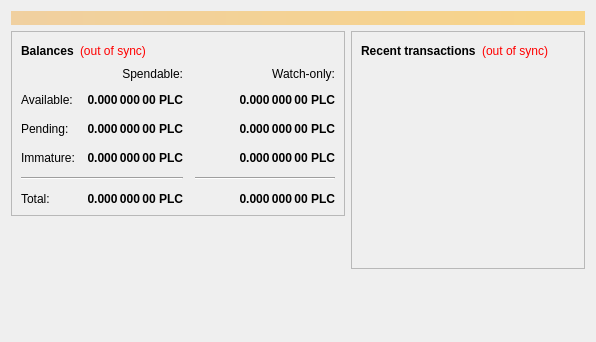
<?xml version="1.0" encoding="UTF-8"?>
<ui version="4.0">
 <class>OverviewPage</class>
 <widget class="QWidget" name="OverviewPage">
  <property name="geometry">
   <rect>
    <x>0</x>
    <y>0</y>
    <width>596</width>
    <height>342</height>
   </rect>
  </property>
  <property name="windowTitle">
   <string>Form</string>
  </property>
  <layout class="QVBoxLayout" name="topLayout">
   <item>
    <widget class="QLabel" name="labelAlerts">
     <property name="visible">
      <bool>false</bool>
     </property>
     <property name="styleSheet">
      <string notr="true">background-color: qlineargradient(x1: 0, y1: 0, x2: 1, y2: 0, stop:0 #F0D0A0, stop:1 #F8D488); color:#000000;</string>
     </property>
     <property name="wordWrap">
      <bool>true</bool>
     </property>
     <property name="margin">
      <number>3</number>
     </property>
    </widget>
   </item>
   <item>
    <layout class="QHBoxLayout" name="horizontalLayout" stretch="1,1">
     <item>
      <layout class="QVBoxLayout" name="verticalLayout_2">
       <item>
        <widget class="QFrame" name="frame">
         <property name="frameShape">
          <enum>QFrame::StyledPanel</enum>
         </property>
         <property name="frameShadow">
          <enum>QFrame::Raised</enum>
         </property>
         <layout class="QVBoxLayout" name="verticalLayout_4">
          <item>
           <layout class="QHBoxLayout" name="horizontalLayout_4">
            <item>
             <widget class="QLabel" name="label_5">
              <property name="font">
               <font>
                <weight>75</weight>
                <bold>true</bold>
               </font>
              </property>
              <property name="text">
               <string>Balances</string>
              </property>
             </widget>
            </item>
            <item>
             <widget class="QLabel" name="labelWalletStatus">
              <property name="cursor">
               <cursorShape>WhatsThisCursor</cursorShape>
              </property>
              <property name="toolTip">
               <string>The displayed information may be out of date. Your wallet automatically synchronizes with the Polcoin network after a connection is established, but this process has not completed yet.</string>
              </property>
              <property name="styleSheet">
               <string notr="true">QLabel { color: red; }</string>
              </property>
              <property name="text">
               <string notr="true">(out of sync)</string>
              </property>
              <property name="alignment">
               <set>Qt::AlignLeading|Qt::AlignLeft|Qt::AlignVCenter</set>
              </property>
             </widget>
            </item>
            <item>
             <spacer name="horizontalSpacer_3">
              <property name="orientation">
               <enum>Qt::Horizontal</enum>
              </property>
              <property name="sizeHint" stdset="0">
               <size>
                <width>40</width>
                <height>20</height>
               </size>
              </property>
             </spacer>
            </item>
           </layout>
          </item>
          <item>
           <layout class="QGridLayout" name="gridLayout">
            <property name="spacing">
             <number>12</number>
            </property>
            <item row="2" column="2">
             <widget class="QLabel" name="labelWatchPending">
              <property name="font">
               <font>
                <weight>75</weight>
                <bold>true</bold>
               </font>
              </property>
              <property name="cursor">
               <cursorShape>IBeamCursor</cursorShape>
              </property>
              <property name="toolTip">
               <string>Unconfirmed transactions to watch-only addresses</string>
              </property>
              <property name="text">
               <string notr="true">0.000 000 00 PLC</string>
              </property>
              <property name="alignment">
               <set>Qt::AlignRight|Qt::AlignTrailing|Qt::AlignVCenter</set>
              </property>
              <property name="textInteractionFlags">
               <set>Qt::LinksAccessibleByMouse|Qt::TextSelectableByKeyboard|Qt::TextSelectableByMouse</set>
              </property>
             </widget>
            </item>
            <item row="2" column="1">
             <widget class="QLabel" name="labelUnconfirmed">
              <property name="font">
               <font>
                <weight>75</weight>
                <bold>true</bold>
               </font>
              </property>
              <property name="cursor">
               <cursorShape>IBeamCursor</cursorShape>
              </property>
              <property name="toolTip">
               <string>Total of transactions that have yet to be confirmed, and do not yet count toward the spendable balance</string>
              </property>
              <property name="text">
               <string notr="true">0.000 000 00 PLC</string>
              </property>
              <property name="alignment">
               <set>Qt::AlignRight|Qt::AlignTrailing|Qt::AlignVCenter</set>
              </property>
              <property name="textInteractionFlags">
               <set>Qt::LinksAccessibleByMouse|Qt::TextSelectableByKeyboard|Qt::TextSelectableByMouse</set>
              </property>
             </widget>
            </item>
            <item row="3" column="2">
             <widget class="QLabel" name="labelWatchImmature">
              <property name="font">
               <font>
                <weight>75</weight>
                <bold>true</bold>
               </font>
              </property>
              <property name="cursor">
               <cursorShape>IBeamCursor</cursorShape>
              </property>
              <property name="toolTip">
               <string>Mined balance in watch-only addresses that has not yet matured</string>
              </property>
              <property name="text">
               <string notr="true">0.000 000 00 PLC</string>
              </property>
              <property name="alignment">
               <set>Qt::AlignRight|Qt::AlignTrailing|Qt::AlignVCenter</set>
              </property>
              <property name="textInteractionFlags">
               <set>Qt::LinksAccessibleByMouse|Qt::TextSelectableByKeyboard|Qt::TextSelectableByMouse</set>
              </property>
             </widget>
            </item>
            <item row="4" column="0" colspan="2">
             <widget class="Line" name="line">
              <property name="orientation">
               <enum>Qt::Horizontal</enum>
              </property>
             </widget>
            </item>
            <item row="4" column="2">
             <widget class="Line" name="lineWatchBalance">
              <property name="sizePolicy">
               <sizepolicy hsizetype="Preferred" vsizetype="Fixed">
                <horstretch>0</horstretch>
                <verstretch>0</verstretch>
               </sizepolicy>
              </property>
              <property name="minimumSize">
               <size>
                <width>140</width>
                <height>0</height>
               </size>
              </property>
              <property name="orientation">
               <enum>Qt::Horizontal</enum>
              </property>
             </widget>
            </item>
            <item row="5" column="0">
             <widget class="QLabel" name="labelTotalText">
              <property name="text">
               <string>Total:</string>
              </property>
             </widget>
            </item>
            <item row="3" column="1">
             <widget class="QLabel" name="labelImmature">
              <property name="font">
               <font>
                <weight>75</weight>
                <bold>true</bold>
               </font>
              </property>
              <property name="cursor">
               <cursorShape>IBeamCursor</cursorShape>
              </property>
              <property name="toolTip">
               <string>Mined balance that has not yet matured</string>
              </property>
              <property name="text">
               <string notr="true">0.000 000 00 PLC</string>
              </property>
              <property name="alignment">
               <set>Qt::AlignRight|Qt::AlignTrailing|Qt::AlignVCenter</set>
              </property>
              <property name="textInteractionFlags">
               <set>Qt::LinksAccessibleByMouse|Qt::TextSelectableByKeyboard|Qt::TextSelectableByMouse</set>
              </property>
             </widget>
            </item>
            <item row="2" column="3">
             <spacer name="horizontalSpacer_2">
              <property name="orientation">
               <enum>Qt::Horizontal</enum>
              </property>
              <property name="sizeHint" stdset="0">
               <size>
                <width>40</width>
                <height>20</height>
               </size>
              </property>
             </spacer>
            </item>
            <item row="3" column="0">
             <widget class="QLabel" name="labelImmatureText">
              <property name="text">
               <string>Immature:</string>
              </property>
             </widget>
            </item>
            <item row="5" column="1">
             <widget class="QLabel" name="labelTotal">
              <property name="font">
               <font>
                <weight>75</weight>
                <bold>true</bold>
               </font>
              </property>
              <property name="cursor">
               <cursorShape>IBeamCursor</cursorShape>
              </property>
              <property name="toolTip">
               <string>Your current total balance</string>
              </property>
              <property name="text">
               <string notr="true">0.000 000 00 PLC</string>
              </property>
              <property name="alignment">
               <set>Qt::AlignRight|Qt::AlignTrailing|Qt::AlignVCenter</set>
              </property>
              <property name="textInteractionFlags">
               <set>Qt::LinksAccessibleByMouse|Qt::TextSelectableByKeyboard|Qt::TextSelectableByMouse</set>
              </property>
             </widget>
            </item>
            <item row="5" column="2">
             <widget class="QLabel" name="labelWatchTotal">
              <property name="font">
               <font>
                <weight>75</weight>
                <bold>true</bold>
               </font>
              </property>
              <property name="cursor">
               <cursorShape>IBeamCursor</cursorShape>
              </property>
              <property name="toolTip">
               <string>Current total balance in watch-only addresses</string>
              </property>
              <property name="text">
               <string notr="true">0.000 000 00 PLC</string>
              </property>
              <property name="alignment">
               <set>Qt::AlignRight|Qt::AlignTrailing|Qt::AlignVCenter</set>
              </property>
              <property name="textInteractionFlags">
               <set>Qt::LinksAccessibleByMouse|Qt::TextSelectableByKeyboard|Qt::TextSelectableByMouse</set>
              </property>
             </widget>
            </item>
            <item row="0" column="2">
             <widget class="QLabel" name="labelWatchonly">
              <property name="text">
               <string>Watch-only:</string>
              </property>
              <property name="alignment">
               <set>Qt::AlignRight|Qt::AlignTrailing|Qt::AlignVCenter</set>
              </property>
             </widget>
            </item>
            <item row="1" column="0">
             <widget class="QLabel" name="labelBalanceText">
              <property name="text">
               <string>Available:</string>
              </property>
             </widget>
            </item>
            <item row="1" column="1">
             <widget class="QLabel" name="labelBalance">
              <property name="font">
               <font>
                <weight>75</weight>
                <bold>true</bold>
               </font>
              </property>
              <property name="cursor">
               <cursorShape>IBeamCursor</cursorShape>
              </property>
              <property name="toolTip">
               <string>Your current spendable balance</string>
              </property>
              <property name="text">
               <string notr="true">0.000 000 00 PLC</string>
              </property>
              <property name="alignment">
               <set>Qt::AlignRight|Qt::AlignTrailing|Qt::AlignVCenter</set>
              </property>
              <property name="textInteractionFlags">
               <set>Qt::LinksAccessibleByMouse|Qt::TextSelectableByKeyboard|Qt::TextSelectableByMouse</set>
              </property>
             </widget>
            </item>
            <item row="1" column="2">
             <widget class="QLabel" name="labelWatchAvailable">
              <property name="font">
               <font>
                <weight>75</weight>
                <bold>true</bold>
               </font>
              </property>
              <property name="cursor">
               <cursorShape>IBeamCursor</cursorShape>
              </property>
              <property name="toolTip">
               <string>Your current balance in watch-only addresses</string>
              </property>
              <property name="text">
               <string notr="true">0.000 000 00 PLC</string>
              </property>
              <property name="alignment">
               <set>Qt::AlignRight|Qt::AlignTrailing|Qt::AlignVCenter</set>
              </property>
              <property name="textInteractionFlags">
               <set>Qt::LinksAccessibleByMouse|Qt::TextSelectableByKeyboard|Qt::TextSelectableByMouse</set>
              </property>
             </widget>
            </item>
            <item row="2" column="0">
             <widget class="QLabel" name="labelPendingText">
              <property name="text">
               <string>Pending:</string>
              </property>
             </widget>
            </item>
            <item row="0" column="1">
             <widget class="QLabel" name="labelSpendable">
              <property name="text">
               <string>Spendable:</string>
              </property>
              <property name="alignment">
               <set>Qt::AlignRight|Qt::AlignTrailing|Qt::AlignVCenter</set>
              </property>
             </widget>
            </item>
           </layout>
          </item>
         </layout>
        </widget>
       </item>
       <item>
        <spacer name="verticalSpacer">
         <property name="orientation">
          <enum>Qt::Vertical</enum>
         </property>
         <property name="sizeHint" stdset="0">
          <size>
           <width>20</width>
           <height>40</height>
          </size>
         </property>
        </spacer>
       </item>
      </layout>
     </item>
     <item>
      <layout class="QVBoxLayout" name="verticalLayout_3">
       <item>
        <widget class="QFrame" name="frame_2">
         <property name="frameShape">
          <enum>QFrame::StyledPanel</enum>
         </property>
         <property name="frameShadow">
          <enum>QFrame::Raised</enum>
         </property>
         <layout class="QVBoxLayout" name="verticalLayout">
          <item>
           <layout class="QHBoxLayout" name="horizontalLayout_2">
            <item>
             <widget class="QLabel" name="label_4">
              <property name="font">
               <font>
                <weight>75</weight>
                <bold>true</bold>
               </font>
              </property>
              <property name="text">
               <string>Recent transactions</string>
              </property>
             </widget>
            </item>
            <item>
             <widget class="QLabel" name="labelTransactionsStatus">
              <property name="cursor">
               <cursorShape>WhatsThisCursor</cursorShape>
              </property>
              <property name="toolTip">
               <string>The displayed information may be out of date. Your wallet automatically synchronizes with the Polcoin network after a connection is established, but this process has not completed yet.</string>
              </property>
              <property name="styleSheet">
               <string notr="true">QLabel { color: red; }</string>
              </property>
              <property name="text">
               <string notr="true">(out of sync)</string>
              </property>
              <property name="alignment">
               <set>Qt::AlignRight|Qt::AlignTrailing|Qt::AlignVCenter</set>
              </property>
             </widget>
            </item>
            <item>
             <spacer name="horizontalSpacer">
              <property name="orientation">
               <enum>Qt::Horizontal</enum>
              </property>
              <property name="sizeHint" stdset="0">
               <size>
                <width>40</width>
                <height>20</height>
               </size>
              </property>
             </spacer>
            </item>
           </layout>
          </item>
          <item>
           <widget class="QListView" name="listTransactions">
            <property name="styleSheet">
             <string notr="true">QListView { background: transparent; }</string>
            </property>
            <property name="frameShape">
             <enum>QFrame::NoFrame</enum>
            </property>
            <property name="verticalScrollBarPolicy">
             <enum>Qt::ScrollBarAlwaysOff</enum>
            </property>
            <property name="horizontalScrollBarPolicy">
             <enum>Qt::ScrollBarAlwaysOff</enum>
            </property>
            <property name="selectionMode">
             <enum>QAbstractItemView::NoSelection</enum>
            </property>
           </widget>
          </item>
         </layout>
        </widget>
       </item>
       <item>
        <spacer name="verticalSpacer_2">
         <property name="orientation">
          <enum>Qt::Vertical</enum>
         </property>
         <property name="sizeHint" stdset="0">
          <size>
           <width>20</width>
           <height>40</height>
          </size>
         </property>
        </spacer>
       </item>
      </layout>
     </item>
    </layout>
   </item>
  </layout>
 </widget>
 <resources/>
 <connections/>
</ui>
